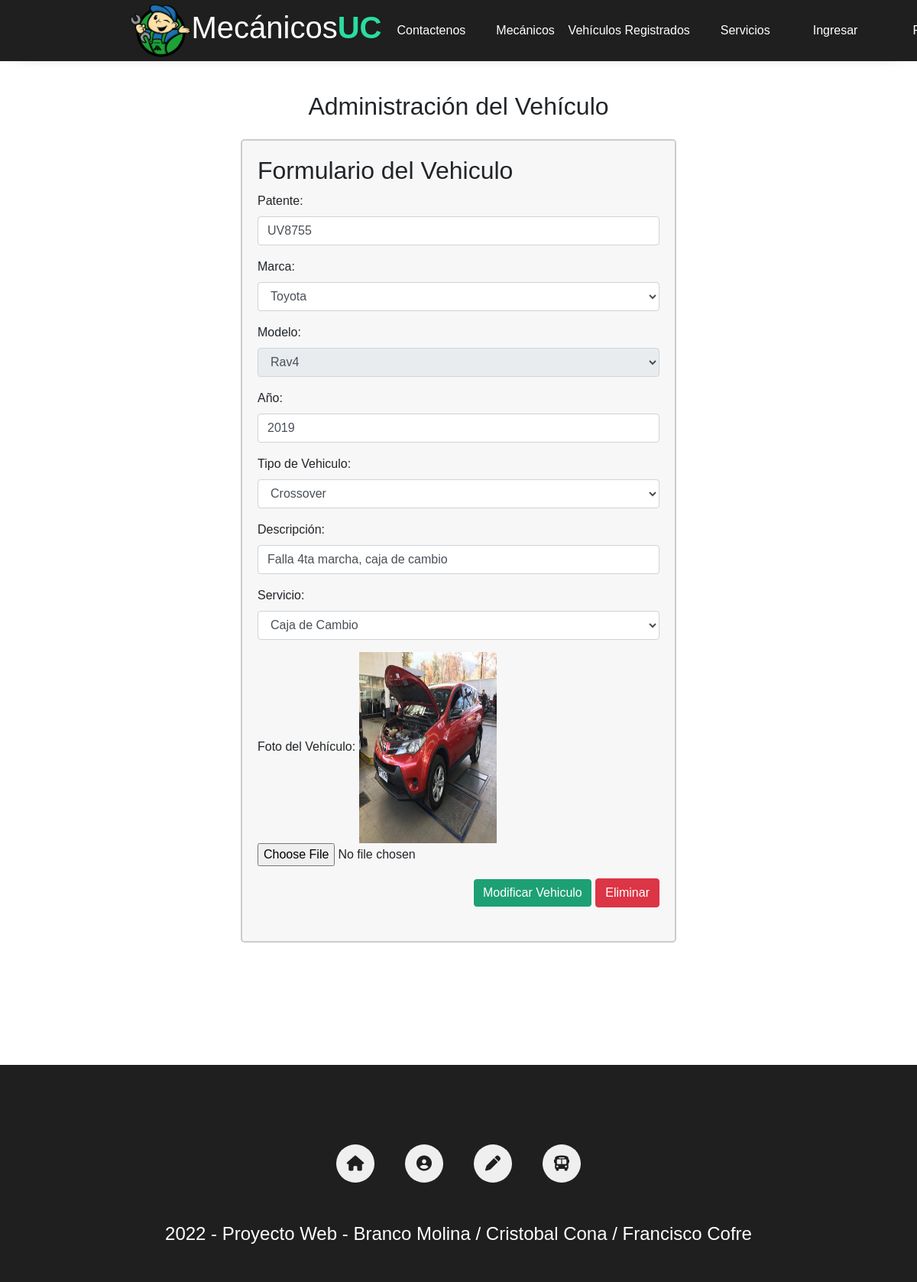
Page /Mod_Vehiculo.html/3 on the committed database.
### core/models.py (models this page shows, shortened)
class Automovil(models.Model):
    patente = models.CharField(max_length=20)
    marca = models.ForeignKey(Marca, on_delete=models.CASCADE)
    modelo = models.ForeignKey(Modelo, on_delete=models.CASCADE)
    anio = models.CharField(max_length=20)
    tipo = models.ForeignKey(TipoVehiculo, on_delete=models.CASCADE)
    descripcion = models.TextField()
    servicio = models.ForeignKey(Servicio, on_delete=models.CASCADE)
    imagen = models.ImageField(upload_to='autos/', null=True, blank=True)

### core/views.py (the view)
# urls.py: path('Mod_Vehiculo.html/<id>', form_mod_vehiculo, name='form_mod_vehiculo'),
def form_mod_vehiculo(request, id):
    vehiculo = Automovil.objects.get(id=id)
    if request.method == 'POST':
        formulario = VehiculoForm(request.POST, request.FILES, instance=vehiculo)
        if formulario.is_valid():
            print(formulario.errors)
            formulario.save()
            return redirect('crud_admin')
    else:
        formulario = VehiculoForm(instance=vehiculo)
    datos = {
        'formulario': formulario,
        'vehiculo': vehiculo,
        'url_imagen': vehiculo.imagen.url if vehiculo.imagen else None
    }
    return render(request, 'core/Mod_Vehiculo.html', datos)

### core/forms.py (shortened to what this page needs)
class VehiculoForm(forms.ModelForm):
    imagen = forms.ImageField(required=False, widget=forms.FileInput)
    class Meta:
        model = Automovil
        fields = ['imagen', 'patente', 'marca', 'modelo', 'anio', 'tipo', 'descripcion', 'servicio']
        widgets = {
            'marca': forms.Select(attrs={'class': 'form-control', 'onchange': 'filtrar_modelos()'}),
            'modelo': forms.Select(attrs={'class': 'form-control', 'disabled': 'true'}),
            'tipo': forms.Select(attrs={'class': 'form-control'}),
            'servicio': forms.Select(attrs={'class': 'form-control'}),
        }
    def __init__(self, *args, **kwargs):
        super().__init__(*args, **kwargs)
        marcas = Marca.objects.all()
        choices = [(marca.id, marca.nombre) for marca in marcas]
        choices.insert(0, ('', 'Seleccione una marca'))
        self.fields['marca'].choices = choices
        self.fields['modelo'].widget.attrs['disabled'] = 'true'

### core/models.py (called while the page is built)
    def __str__(self):
        return self.nombre

    def __str__(self):
        return self.nombre

    def __str__(self):
        return self.nombre

### core/templates/core/Mod_Vehiculo.html (shortened to what this page needs)
{% load static %}
<!DOCTYPE html>
<html lang="en">
<head>
    <link rel="stylesheet" href="{% static '/core/css/main.css' %}">
    <link rel="stylesheet" href="{% static '/core/css/index.css' %}">
    <link rel="stylesheet" href="{% static '/core/css/dropdown2.css' %}">
    <link rel="stylesheet" href="https://cdn.jsdelivr.net/npm/bootstrap@4.0.0/dist/css/bootstrap.min.css">
</head>
<body>
  <header>
    <div class="header-content">
        <div class="logo">
            <a href="/PaginaPrincipal.html"> <img src="{% static '\core\img\Logo.png' %}" alt="logo de la marca">
        </div>
        <div class="logo" id="logoMec">
            <h1>Mecánicos<b>UC </b> </h1>
        </div>
        <div class="menu" id="show-menu">
            <nav>
                <ul>
                    <li><a href="/Contacto.html" id="ContactoDisplay">Contactenos</a></li>
                    <li><a href="Mecanicos.html" >Mecánicos</a></li>
                    <li class="dropdown" id="dropdownDisplay">
                        <a href="#">Vehículos Registrados</a>
                    </li>
                    <li><a href="/Servicios.html" id="ServicioDisplay">Servicios</a></li>
                    {% if request.user.is_authenticated %}
                        <li class="nav-item">
                            <a class="nav-link" href={% url 'logout' %}>Cerrar Sesión</a>
                        </li>
                        {% else %}
                        <li class="nav-item">
                            <a class="nav-link" href={% url 'login' %}>Ingresar</a>
                        </li>
                        <li class="nav-item">
                            <a class="nav-link" href={% url 'register' %}>Registrarse</a>
                        </li>
                    {% endif %}
                </ul>
            </nav>
        </div>
    </div>
</header>
<br><br><br>
<section class="container my-5">
    <h2 class="text-center mb-4">Administración del Vehículo</h2>
    <div class="row justify-content-center">
        <div class="col-md-6 my-form" style="background-color: #f7f7f7; padding: 20px; border: 2px solid #ccc; border-radius: 5px;">
            <form method="POST" autocomplete="off" enctype="multipart/form-data" action="{% url 'form_mod_vehiculo' vehiculo.id %}">
                <h2>Formulario del Vehiculo</h2>
                <div class="form-group">
                    <label for="{{ formulario.patente.id_for_label }}">Patente:</label>
                    <input type="{{ formulario.patente.field.widget.input_type }}" id="{{ formulario.patente.id_for_label }}" name="{{ formulario.patente.html_name }}" class="form-control" value="{{ formulario.patente.value }}">
                </div>
                <div class="form-group">
                    <label for="{{ formulario.marca.id_for_label }}">Marca:</label>
                    {{ formulario.marca }}
                </div>
                <div class="form-group">
                    <label for="{{ formulario.modelo.id_for_label }}">Modelo:</label>
                    {{ formulario.modelo }}
                </div>
                <div class="form-group">
                    <label for="{{ formulario.anio.id_for_label }}">Año:</label>
                    <input type="{{ formulario.anio.field.widget.input_type }}" id="{{ formulario.anio.id_for_label }}" name="{{ formulario.anio.html_name }}" class="form-control" value="{{ formulario.anio.value }}">
                </div>
                <div class="form-group">
                    <label for="{{ formulario.tipo.id_for_label }}">Tipo de Vehiculo:</label>
                    {{ formulario.tipo }}
                </div>
                <div class="form-group">
                    <label for="{{ formulario.descripcion.id_for_label }}">Descripción:</label>
                    <input type="{{ formulario.descripcion.field.widget.input_type }}" id="{{ formulario.descripcion.id_for_label }}" name="{{ formulario.descripcion.html_name }}" class="form-control" value="{{ formulario.descripcion.value }}">
                </div>
                <div class="form-group">
                    <label for="{{ formulario.servicio.id_for_label }}">Servicio:</label>
                    {{ formulario.servicio }}
                </div>
                <div class="form-group">
                    <label for="imagen">Foto del Vehículo:</label>
                    {% if url_imagen %}
                    <img src="{{ url_imagen }}" alt="Imagen del vehículo" class="img-fluid" style="width: 180px; height: 250px;">
                    {% else %}
                    <p>No hay imagen disponible</p>
                    {% endif %}
                    <input type="file" class="form-control-file" id="imagen" name="imagen">
                </div>
                <div class="text-right">
                    <button type="submit" name="form_mod_vehiculo" class="btn btn-primary">Modificar Vehiculo</button>
                    <a href="{% url 'form_del_vehiculo' vehiculo.id %}" class="btn btn-danger">Eliminar</a>
                </div>
                <br>
            </form>
        </div>
    </div>
</section>
<br><br><br>
<div class="container-footer">
  <footer>
      <div class="logo-footer">
      </div>
      <div class="info-footer">
          <a href="PaginaPrincipal.html"> <i class="fa-solid fa-house icon-info-footer"> </i></a>
          <a href="Mecanicos.html"> <i class="fa-solid fa-circle-user icon-info-footer"> </i></a>
          <a href="#"> <i class="fa-solid fa-pen icon-info-footer" onclick="mostrarPopUpForm()"> </i></a>
          <a href="#"> <i class="fa-solid fa-bus icon-info-footer" onclick="mostrarPopUpBus()"> </i></a>
      </div>
      <hr>
      <h4>
          2022 - Proyecto Web - Branco Molina / Cristobal Cona / Francisco Cofre
      </h4>
  </footer>
</div>
</body>
</html>

### core/static/core/css/main.css (style rules this page uses)
* { margin: 0; padding: 0; box-sizing: border-box; text-decoration: none; font-family: sans-serif; }
header { position: fixed; top: 0; left: 0; width: 100%; height: 80px; background: #1f1f1f; box-shadow: 0 4px 25px -22px black; z-index: 2; }
.header-content { max-width: 1200px; margin: auto; display: flex; justify-content: space-between; }
.logo { height: 80px; display: flex; justify-content: center; align-items: center; }
.logo h1 { color: white; transition: color 300ms; }
.logo b { color: rgb(42, 221, 161); transition: color 300ms; }
header .logo img { height: 70px; width: auto; padding-left: 50px; }
.menu { height: 80px; }
.menu nav { height: 100%; }
.menu nav ul { height: 100%; display: flex; list-style: none; }
.menu nav ul li { height: 100%; margin: 0px 20px; display: flex; justify-content: center; align-items: center; position: relative; }
.menu nav ul li a { color: white; transition: color 300ms; }
#dropdownDisplay { display: flex; margin-left: -18%; }
.container-footer { width: 100%; padding: 40px 0; background: #1f1f1f; margin-top: 40px; }
.container-footer h4 { color: white; text-align: center; margin-top: 10px; }
.container-footer footer { max-width: 1200px; margin: auto; }
.container-footer footer .logo-footer { text-align: center; }
.container-footer footer .info-footer { display: flex; justify-content: center; margin-top: 20px; }
.container-footer footer .info-footer .icon-info-footer { font-size: 20px; margin: 20px; background: #efefef; width: 50px; height: 50px; display: flex; justify-content: center; align-items: center; border-radius: 100%; color: #1f1f1f; transition: color 300ms; }
@media screen and (max-width:1220px) { .header-content { max-width: 1000px; padding: 0 20px; } }

### core/static/core/css/index.css (style rules this page uses)
.form-group { position: relative; border-radius: 10px; }
.form-group input { width: 100%; }
.container button { margin-left: 20px; background-color: rgb(29, 160, 116); border-radius: 5px; border-color: white; }

### rows in the picture
Automovil: patente "UV8755", marca "Toyota", modelo "Rav4", anio "2019", tipo "Crossover", descripcion "Falla 4ta marcha, caja de cambio", servicio "Caja de Cambio"
